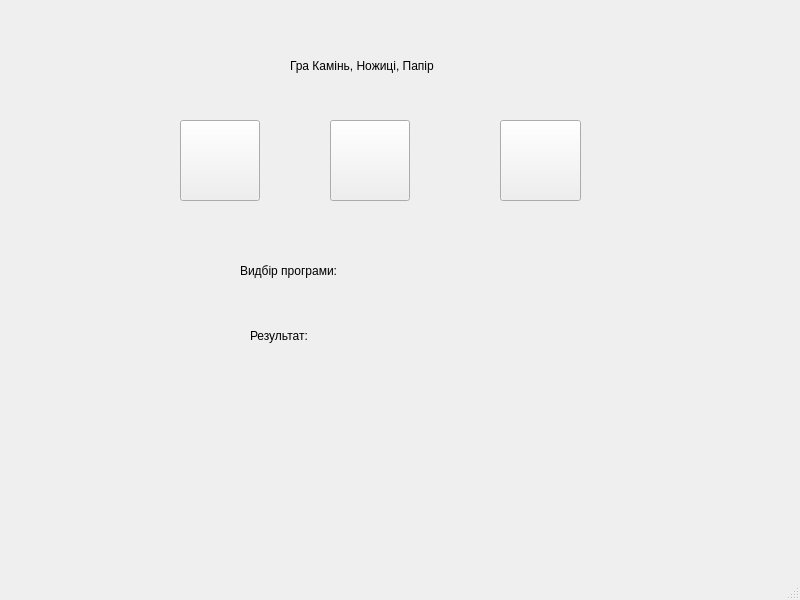
<?xml version="1.0" encoding="UTF-8"?>
<ui version="4.0">
 <class>MainWindow</class>
 <widget class="QMainWindow" name="MainWindow">
  <property name="geometry">
   <rect>
    <x>0</x>
    <y>0</y>
    <width>800</width>
    <height>600</height>
   </rect>
  </property>
  <property name="windowTitle">
   <string>MainWindow</string>
  </property>
  <widget class="QWidget" name="centralwidget">
   <widget class="QLabel" name="label_1">
    <property name="geometry">
     <rect>
      <x>290</x>
      <y>40</y>
      <width>151</width>
      <height>51</height>
     </rect>
    </property>
    <property name="text">
     <string>Гра Камінь, Ножиці, Папір</string>
    </property>
   </widget>
   <widget class="QLabel" name="label_r">
    <property name="geometry">
     <rect>
      <x>250</x>
      <y>320</y>
      <width>71</width>
      <height>31</height>
     </rect>
    </property>
    <property name="text">
     <string>Результат:</string>
    </property>
   </widget>
   <widget class="QLabel" name="label_2">
    <property name="geometry">
     <rect>
      <x>240</x>
      <y>250</y>
      <width>101</width>
      <height>41</height>
     </rect>
    </property>
    <property name="text">
     <string>Видбір програми:</string>
    </property>
   </widget>
   <widget class="QLabel" name="label_3">
    <property name="geometry">
     <rect>
      <x>370</x>
      <y>240</y>
      <width>131</width>
      <height>51</height>
     </rect>
    </property>
    <property name="text">
     <string/>
    </property>
   </widget>
   <widget class="QPushButton" name="pushButton_rock">
    <property name="geometry">
     <rect>
      <x>180</x>
      <y>120</y>
      <width>80</width>
      <height>81</height>
     </rect>
    </property>
    <property name="text">
     <string/>
    </property>
    <property name="icon">
     <iconset>
      <normaloff>../../../Users/User/Downloads/камінь.png</normaloff>../../../Users/User/Downloads/камінь.png</iconset>
    </property>
    <property name="iconSize">
     <size>
      <width>80</width>
      <height>80</height>
     </size>
    </property>
   </widget>
   <widget class="QPushButton" name="pushButton_scis">
    <property name="geometry">
     <rect>
      <x>330</x>
      <y>120</y>
      <width>80</width>
      <height>81</height>
     </rect>
    </property>
    <property name="text">
     <string/>
    </property>
    <property name="icon">
     <iconset>
      <normaloff>../../../Users/User/Downloads/Папір.png</normaloff>../../../Users/User/Downloads/Папір.png</iconset>
    </property>
    <property name="iconSize">
     <size>
      <width>80</width>
      <height>80</height>
     </size>
    </property>
   </widget>
   <widget class="QPushButton" name="pushButton_paper">
    <property name="geometry">
     <rect>
      <x>500</x>
      <y>120</y>
      <width>81</width>
      <height>81</height>
     </rect>
    </property>
    <property name="text">
     <string/>
    </property>
    <property name="icon">
     <iconset>
      <normalon>../../../Users/User/Downloads/ножиці.png</normalon>
     </iconset>
    </property>
    <property name="iconSize">
     <size>
      <width>80</width>
      <height>80</height>
     </size>
    </property>
    <property name="autoRepeatDelay">
     <number>300</number>
    </property>
   </widget>
   <widget class="QLabel" name="label_4">
    <property name="geometry">
     <rect>
      <x>340</x>
      <y>320</y>
      <width>141</width>
      <height>31</height>
     </rect>
    </property>
    <property name="text">
     <string/>
    </property>
   </widget>
  </widget>
  <widget class="QMenuBar" name="menubar">
   <property name="geometry">
    <rect>
     <x>0</x>
     <y>0</y>
     <width>800</width>
     <height>21</height>
    </rect>
   </property>
  </widget>
  <widget class="QStatusBar" name="statusbar"/>
 </widget>
 <resources/>
 <connections/>
</ui>
